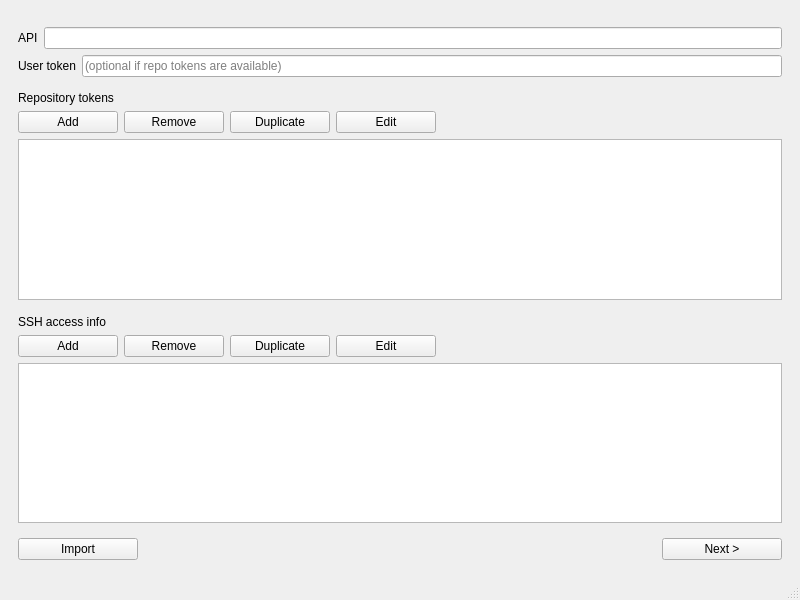
<?xml version="1.0" encoding="UTF-8"?>
<ui version="4.0">
 <class>MainWindow</class>
 <widget class="QMainWindow" name="MainWindow">
  <property name="geometry">
   <rect>
    <x>0</x>
    <y>0</y>
    <width>800</width>
    <height>600</height>
   </rect>
  </property>
  <property name="windowTitle">
   <string>MainWindow</string>
  </property>
  <widget class="QWidget" name="centralwidget">
   <layout class="QVBoxLayout" name="verticalLayout_5">
    <item>
     <widget class="QStackedWidget" name="stackedWidget">
      <property name="minimumSize">
       <size>
        <width>0</width>
        <height>40</height>
       </size>
      </property>
      <property name="currentIndex">
       <number>0</number>
      </property>
      <widget class="QWidget" name="credentialInput">
       <layout class="QVBoxLayout" name="verticalLayout_3">
        <item>
         <spacer name="verticalSpacer_3">
          <property name="orientation">
           <enum>Qt::Vertical</enum>
          </property>
          <property name="sizeType">
           <enum>QSizePolicy::Preferred</enum>
          </property>
          <property name="sizeHint" stdset="0">
           <size>
            <width>20</width>
            <height>40</height>
           </size>
          </property>
         </spacer>
        </item>
        <item>
         <layout class="QHBoxLayout" name="horizontalLayout_2">
          <item>
           <widget class="QLabel" name="labelApi">
            <property name="maximumSize">
             <size>
              <width>16777215</width>
              <height>35</height>
             </size>
            </property>
            <property name="text">
             <string>API</string>
            </property>
           </widget>
          </item>
          <item>
           <widget class="QLineEdit" name="lineEditApi"/>
          </item>
         </layout>
        </item>
        <item>
         <layout class="QHBoxLayout" name="horizontalLayout_3">
          <property name="sizeConstraint">
           <enum>QLayout::SetDefaultConstraint</enum>
          </property>
          <item>
           <widget class="QLabel" name="labelUserToken">
            <property name="maximumSize">
             <size>
              <width>16777215</width>
              <height>35</height>
             </size>
            </property>
            <property name="text">
             <string>User token</string>
            </property>
           </widget>
          </item>
          <item>
           <widget class="QLineEdit" name="lineEditUserToken">
            <property name="inputMask">
             <string/>
            </property>
            <property name="text">
             <string/>
            </property>
            <property name="placeholderText">
             <string>(optional if repo tokens are available)</string>
            </property>
           </widget>
          </item>
         </layout>
        </item>
        <item>
         <spacer name="verticalSpacer">
          <property name="orientation">
           <enum>Qt::Vertical</enum>
          </property>
          <property name="sizeType">
           <enum>QSizePolicy::Preferred</enum>
          </property>
          <property name="sizeHint" stdset="0">
           <size>
            <width>20</width>
            <height>40</height>
           </size>
          </property>
         </spacer>
        </item>
        <item>
         <layout class="QVBoxLayout" name="verticalLayout_2">
          <item>
           <widget class="QLabel" name="label_6">
            <property name="focusPolicy">
             <enum>Qt::StrongFocus</enum>
            </property>
            <property name="text">
             <string>Repository tokens</string>
            </property>
           </widget>
          </item>
          <item>
           <layout class="QHBoxLayout" name="horizontalLayout_5">
            <item>
             <widget class="QPushButton" name="buttonTokensAdd">
              <property name="minimumSize">
               <size>
                <width>100</width>
                <height>0</height>
               </size>
              </property>
              <property name="text">
               <string>Add</string>
              </property>
             </widget>
            </item>
            <item>
             <widget class="QPushButton" name="buttonTokensRemove">
              <property name="minimumSize">
               <size>
                <width>100</width>
                <height>0</height>
               </size>
              </property>
              <property name="text">
               <string>Remove</string>
              </property>
             </widget>
            </item>
            <item>
             <widget class="QPushButton" name="buttonTokensDuplicate">
              <property name="minimumSize">
               <size>
                <width>100</width>
                <height>0</height>
               </size>
              </property>
              <property name="text">
               <string>Duplicate</string>
              </property>
             </widget>
            </item>
            <item>
             <widget class="QPushButton" name="buttonTokensEdit">
              <property name="minimumSize">
               <size>
                <width>100</width>
                <height>0</height>
               </size>
              </property>
              <property name="text">
               <string>Edit</string>
              </property>
             </widget>
            </item>
            <item>
             <spacer name="horizontalSpacer_3">
              <property name="orientation">
               <enum>Qt::Horizontal</enum>
              </property>
              <property name="sizeHint" stdset="0">
               <size>
                <width>40</width>
                <height>20</height>
               </size>
              </property>
             </spacer>
            </item>
           </layout>
          </item>
          <item>
           <widget class="QListWidget" name="listTokens">
            <property name="selectionMode">
             <enum>QAbstractItemView::ExtendedSelection</enum>
            </property>
           </widget>
          </item>
         </layout>
        </item>
        <item>
         <spacer name="verticalSpacer_2">
          <property name="orientation">
           <enum>Qt::Vertical</enum>
          </property>
          <property name="sizeType">
           <enum>QSizePolicy::Preferred</enum>
          </property>
          <property name="sizeHint" stdset="0">
           <size>
            <width>20</width>
            <height>40</height>
           </size>
          </property>
         </spacer>
        </item>
        <item>
         <layout class="QVBoxLayout" name="verticalLayout">
          <item>
           <widget class="QLabel" name="label_5">
            <property name="focusPolicy">
             <enum>Qt::StrongFocus</enum>
            </property>
            <property name="text">
             <string>SSH access info</string>
            </property>
           </widget>
          </item>
          <item>
           <layout class="QHBoxLayout" name="horizontalLayout_4">
            <item>
             <widget class="QPushButton" name="buttonSshAdd">
              <property name="minimumSize">
               <size>
                <width>100</width>
                <height>0</height>
               </size>
              </property>
              <property name="text">
               <string>Add</string>
              </property>
             </widget>
            </item>
            <item>
             <widget class="QPushButton" name="buttonSshRemove">
              <property name="minimumSize">
               <size>
                <width>100</width>
                <height>0</height>
               </size>
              </property>
              <property name="text">
               <string>Remove</string>
              </property>
             </widget>
            </item>
            <item>
             <widget class="QPushButton" name="buttonSshDuplicate">
              <property name="minimumSize">
               <size>
                <width>100</width>
                <height>0</height>
               </size>
              </property>
              <property name="text">
               <string>Duplicate</string>
              </property>
             </widget>
            </item>
            <item>
             <widget class="QPushButton" name="buttonSshEdit">
              <property name="minimumSize">
               <size>
                <width>100</width>
                <height>0</height>
               </size>
              </property>
              <property name="text">
               <string>Edit</string>
              </property>
             </widget>
            </item>
            <item>
             <spacer name="horizontalSpacer_2">
              <property name="orientation">
               <enum>Qt::Horizontal</enum>
              </property>
              <property name="sizeHint" stdset="0">
               <size>
                <width>40</width>
                <height>20</height>
               </size>
              </property>
             </spacer>
            </item>
           </layout>
          </item>
          <item>
           <widget class="QListWidget" name="listSsh">
            <property name="selectionMode">
             <enum>QAbstractItemView::ExtendedSelection</enum>
            </property>
           </widget>
          </item>
         </layout>
        </item>
        <item>
         <spacer name="verticalSpacer_4">
          <property name="orientation">
           <enum>Qt::Vertical</enum>
          </property>
          <property name="sizeType">
           <enum>QSizePolicy::Preferred</enum>
          </property>
          <property name="sizeHint" stdset="0">
           <size>
            <width>20</width>
            <height>40</height>
           </size>
          </property>
         </spacer>
        </item>
        <item>
         <layout class="QHBoxLayout" name="horizontalLayout">
          <item>
           <widget class="QPushButton" name="buttonImport">
            <property name="minimumSize">
             <size>
              <width>120</width>
              <height>0</height>
             </size>
            </property>
            <property name="text">
             <string>Import</string>
            </property>
           </widget>
          </item>
          <item>
           <spacer name="horizontalSpacer">
            <property name="orientation">
             <enum>Qt::Horizontal</enum>
            </property>
            <property name="sizeType">
             <enum>QSizePolicy::Expanding</enum>
            </property>
            <property name="sizeHint" stdset="0">
             <size>
              <width>40</width>
              <height>20</height>
             </size>
            </property>
           </spacer>
          </item>
          <item>
           <widget class="QPushButton" name="buttonNext">
            <property name="minimumSize">
             <size>
              <width>120</width>
              <height>0</height>
             </size>
            </property>
            <property name="text">
             <string>Next &gt;</string>
            </property>
           </widget>
          </item>
         </layout>
        </item>
       </layout>
      </widget>
      <widget class="QWidget" name="actifactSelection">
       <layout class="QVBoxLayout" name="verticalLayout_6">
        <item>
         <spacer name="verticalSpacer_6">
          <property name="orientation">
           <enum>Qt::Vertical</enum>
          </property>
          <property name="sizeType">
           <enum>QSizePolicy::Preferred</enum>
          </property>
          <property name="sizeHint" stdset="0">
           <size>
            <width>20</width>
            <height>40</height>
           </size>
          </property>
         </spacer>
        </item>
        <item>
         <layout class="QVBoxLayout" name="verticalLayout_4">
          <item>
           <widget class="QLabel" name="label_3">
            <property name="text">
             <string>Deploy list</string>
            </property>
           </widget>
          </item>
          <item>
           <layout class="QHBoxLayout" name="horizontalLayout_7">
            <item>
             <widget class="QPushButton" name="buttonDeployAdd">
              <property name="minimumSize">
               <size>
                <width>100</width>
                <height>0</height>
               </size>
              </property>
              <property name="text">
               <string>Add</string>
              </property>
             </widget>
            </item>
            <item>
             <widget class="QPushButton" name="buttonDeployRemove">
              <property name="minimumSize">
               <size>
                <width>100</width>
                <height>0</height>
               </size>
              </property>
              <property name="text">
               <string>Remove</string>
              </property>
             </widget>
            </item>
            <item>
             <widget class="QPushButton" name="buttonDeployDuplicate">
              <property name="minimumSize">
               <size>
                <width>100</width>
                <height>0</height>
               </size>
              </property>
              <property name="text">
               <string>Duplicate</string>
              </property>
             </widget>
            </item>
            <item>
             <widget class="QPushButton" name="buttonDeployEdit">
              <property name="minimumSize">
               <size>
                <width>100</width>
                <height>0</height>
               </size>
              </property>
              <property name="text">
               <string>Edit</string>
              </property>
             </widget>
            </item>
            <item>
             <spacer name="horizontalSpacer_7">
              <property name="orientation">
               <enum>Qt::Horizontal</enum>
              </property>
              <property name="sizeHint" stdset="0">
               <size>
                <width>40</width>
                <height>20</height>
               </size>
              </property>
             </spacer>
            </item>
           </layout>
          </item>
          <item>
           <widget class="QListWidget" name="listDeploy"/>
          </item>
         </layout>
        </item>
        <item>
         <spacer name="verticalSpacer_5">
          <property name="orientation">
           <enum>Qt::Vertical</enum>
          </property>
          <property name="sizeType">
           <enum>QSizePolicy::Preferred</enum>
          </property>
          <property name="sizeHint" stdset="0">
           <size>
            <width>20</width>
            <height>40</height>
           </size>
          </property>
         </spacer>
        </item>
        <item>
         <layout class="QHBoxLayout" name="horizontalLayout_6">
          <item>
           <widget class="QPushButton" name="buttonExport">
            <property name="minimumSize">
             <size>
              <width>120</width>
              <height>0</height>
             </size>
            </property>
            <property name="text">
             <string>Export</string>
            </property>
           </widget>
          </item>
          <item>
           <spacer name="horizontalSpacer_5">
            <property name="orientation">
             <enum>Qt::Horizontal</enum>
            </property>
            <property name="sizeType">
             <enum>QSizePolicy::Expanding</enum>
            </property>
            <property name="sizeHint" stdset="0">
             <size>
              <width>40</width>
              <height>20</height>
             </size>
            </property>
           </spacer>
          </item>
          <item>
           <widget class="QPushButton" name="buttonBack">
            <property name="minimumSize">
             <size>
              <width>120</width>
              <height>0</height>
             </size>
            </property>
            <property name="text">
             <string>&lt; Back</string>
            </property>
           </widget>
          </item>
          <item>
           <widget class="QPushButton" name="buttonProceed">
            <property name="minimumSize">
             <size>
              <width>120</width>
              <height>0</height>
             </size>
            </property>
            <property name="text">
             <string>Proceed</string>
            </property>
           </widget>
          </item>
         </layout>
        </item>
       </layout>
      </widget>
     </widget>
    </item>
   </layout>
  </widget>
  <widget class="QMenuBar" name="menubar">
   <property name="geometry">
    <rect>
     <x>0</x>
     <y>0</y>
     <width>800</width>
     <height>37</height>
    </rect>
   </property>
   <property name="defaultUp">
    <bool>false</bool>
   </property>
  </widget>
  <widget class="QStatusBar" name="statusbar"/>
 </widget>
 <resources/>
 <connections/>
</ui>
